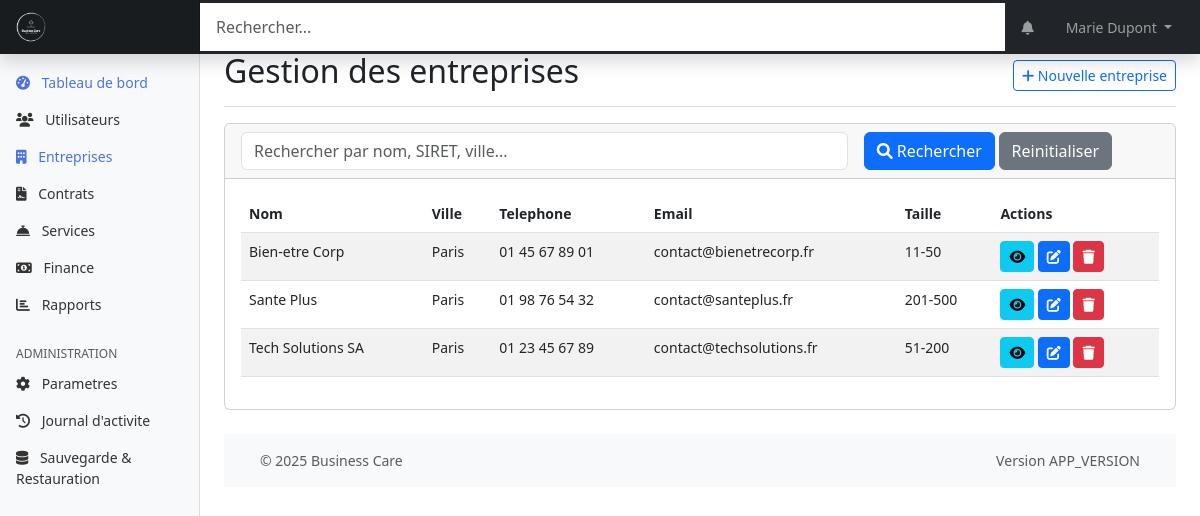
The page /web-admin/modules/companies/index.php (signed in) on the database as committed earlier.
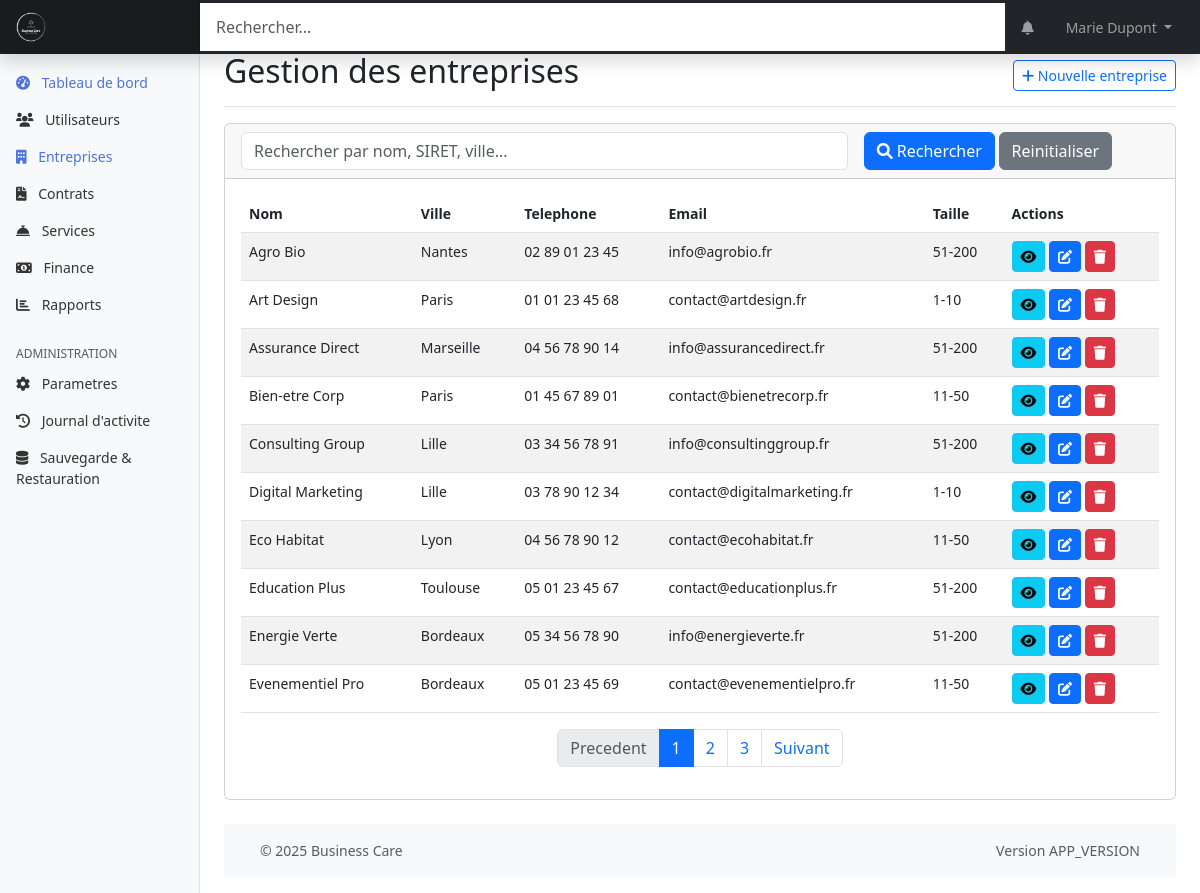
The same page on the database as committed later.
### tables this page shows
CREATE TABLE entreprises (
    id INT PRIMARY KEY AUTO_INCREMENT,
    nom VARCHAR(255) NOT NULL,
    siret VARCHAR(14) UNIQUE,
    adresse TEXT,
    code_postal VARCHAR(10),
    ville VARCHAR(100),
    telephone VARCHAR(20),
    email VARCHAR(255),
    site_web VARCHAR(255),
    logo_url VARCHAR(255),
    taille_entreprise ENUM('1-10', '11-50', '51-200', '201-500', '500+'),
    secteur_activite VARCHAR(100),
    date_creation DATE,
    created_at TIMESTAMP DEFAULT CURRENT_TIMESTAMP,
    updated_at TIMESTAMP DEFAULT CURRENT_TIMESTAMP ON UPDATE CURRENT_TIMESTAMP,
    INDEX idx_siret (siret),
    INDEX idx_ville (ville)
);

### web-admin/modules/companies/index.php (the view, shortened to what the rows shown need)
<?php
$page = isset($_GET['page']) ? (int)$_GET['page'] : 1;
$action = isset($_GET['action']) ? $_GET['action'] : '';
$company = null;
$params = [];
$perPage = 10;
$offset = ($page - 1) * $perPage;
$pdo = getDbConnection();
$sql = "SELECT * FROM entreprises";
$sql .= " ORDER BY nom ASC LIMIT ?, ?";
$params[] = $offset;
$params[] = $perPage;
$stmt = $pdo->prepare($sql);
$stmt->execute($params);
$companies = $stmt->fetchAll(PDO::FETCH_ASSOC);
include_once '../../templates/header.php';
?>
<div class="container-fluid">
    <div class="row">
        <main class="col-md-9 ms-sm-auto col-lg-10 px-md-4">
            <div class="d-flex justify-content-between flex-wrap flex-md-nowrap align-items-center pt-3 pb-2 mb-3 border-bottom">
                <h1 class="h2">Gestion des entreprises</h1>
            </div>
            <?php if ($action === 'add' || $action === 'edit'): ?>
                <div class="card">
                    <div class="card-header">
                        <?php echo $action === 'add' ? 'Ajouter une nouvelle entreprise' : 'Modifier l\'entreprise'; ?>
                    </div>
                    <div class="card-body">
                        <form method="post">
                            <div class="row mb-3">
                                <div class="col-md-6">
                                    <label for="nom" class="form-label">Nom de l'entreprise*</label>
                                    <input type="text" class="form-control" id="nom" name="nom" value="<?php echo isset($company['nom']) ? htmlspecialchars($company['nom']) : ''; ?>" required>
                                </div>
                                <div class="col-md-6">
                                    <label for="siret" class="form-label">SIRET</label>
                                    <input type="text" class="form-control" id="siret" name="siret" value="<?php echo isset($company['siret']) ? htmlspecialchars($company['siret']) : ''; ?>">
                                </div>
                            </div>
                            <div class="row mb-3">
                                <div class="col-md-12">
                                    <label for="adresse" class="form-label">Adresse</label>
                                    <textarea class="form-control" id="adresse" name="adresse" rows="2"><?php echo isset($company['adresse']) ? htmlspecialchars($company['adresse']) : ''; ?></textarea>
                                </div>
                            </div>
                            <div class="row mb-3">
                                <div class="col-md-4">
                                    <label for="code_postal" class="form-label">Code postal</label>
                                    <input type="text" class="form-control" id="code_postal" name="code_postal" value="<?php echo isset($company['code_postal']) ? htmlspecialchars($company['code_postal']) : ''; ?>">
                                </div>
                                <div class="col-md-8">
                                    <label for="ville" class="form-label">Ville</label>
                                    <input type="text" class="form-control" id="ville" name="ville" value="<?php echo isset($company['ville']) ? htmlspecialchars($company['ville']) : ''; ?>">
                                </div>
                            </div>
                            <div class="row mb-3">
                                <div class="col-md-6">
                                    <label for="telephone" class="form-label">Telephone</label>
                                    <input type="tel" class="form-control" id="telephone" name="telephone" value="<?php echo isset($company['telephone']) ? htmlspecialchars($company['telephone']) : ''; ?>">
                                </div>
                                <div class="col-md-6">
                                    <label for="email" class="form-label">Email</label>
                                    <input type="email" class="form-control" id="email" name="email" value="<?php echo isset($company['email']) ? htmlspecialchars($company['email']) : ''; ?>">
                                </div>
                            </div>
                            <div class="row mb-3">
                                <div class="col-md-6">
                                    <label for="site_web" class="form-label">Site web</label>
                                    <input type="url" class="form-control" id="site_web" name="site_web" value="<?php echo isset($company['site_web']) ? htmlspecialchars($company['site_web']) : ''; ?>">
                                </div>
                                <div class="col-md-6">
                                    <label for="date_creation" class="form-label">Date de creation</label>
                                    <input type="date" class="form-control" id="date_creation" name="date_creation" value="<?php echo isset($company['date_creation']) ? htmlspecialchars($company['date_creation']) : ''; ?>">
                                </div>
                            </div>
                            <div class="row mb-3">
                                <div class="col-md-6">
                                    <label for="taille_entreprise" class="form-label">Taille de l'entreprise</label>
                                    <select class="form-select" id="taille_entreprise" name="taille_entreprise">
                                        <option value="">Selectionnez...</option>
                                        <?php
                                        $sizes = ['1-10', '11-50', '51-200', '201-500', '500+'];
                                        foreach ($sizes as $size) {
                                            $selected = (isset($company['taille_entreprise']) && $company['taille_entreprise'] === $size) ? 'selected' : '';
                                            echo "<option value=\"$size\" $selected>$size</option>";
                                        }
                                        ?>
                                    </select>
                                </div>
                                <div class="col-md-6">
                                    <label for="secteur_activite" class="form-label">Secteur d'activite</label>
                                    <input type="text" class="form-control" id="secteur_activite" name="secteur_activite" value="<?php echo isset($company['secteur_activite']) ? htmlspecialchars($company['secteur_activite']) : ''; ?>">
                                </div>
                            </div>
                            <div class="row">
                                <div class="col-12">
                                    <button type="submit" class="btn btn-primary">Enregistrer</button>
                                    <a href="<?php echo APP_URL; ?>/modules/companies/" class="btn btn-secondary">Annuler</a>
                                </div>
                            </div>
                        </form>
                    </div>
                </div>
            <?php else: ?>
                <div class="card mb-4">
                    <div class="card-body">
                        <?php if (count($companies) > 0): ?>
                            <table class="table table-striped table-hover">
                                <thead>
                                    <tr>
                                        <th>Nom</th>
                                        <th>Ville</th>
                                        <th>Telephone</th>
                                        <th>Email</th>
                                        <th>Taille</th>
                                        <th>Actions</th>
                                    </tr>
                                </thead>
                                <tbody>
                                    <?php foreach ($companies as $company): ?>
                                        <tr>
                                            <td><?php echo htmlspecialchars($company['nom']); ?></td>
                                            <td><?php echo htmlspecialchars($company['ville'] ?: '-'); ?></td>
                                            <td><?php echo htmlspecialchars($company['telephone'] ?: '-'); ?></td>
                                            <td><?php echo htmlspecialchars($company['email'] ?: '-'); ?></td>
                                            <td><?php echo htmlspecialchars($company['taille_entreprise'] ?: '-'); ?></td>
                                            <td>
                                                <a href="?action=view&id=<?php echo $company['id']; ?>" class="btn btn-sm btn-info">
                                                    <i class="fas fa-eye"></i>
                                                </a>
                                                <a href="?action=edit&id=<?php echo $company['id']; ?>" class="btn btn-sm btn-primary">
                                                    <i class="fas fa-edit"></i>
                                                </a>
                                                <a href="?action=delete&id=<?php echo $company['id']; ?>" class="btn btn-sm btn-danger" onclick="return confirm('Êtes-vous sûr de vouloir supprimer cette entreprise ?')">
                                                    <i class="fas fa-trash"></i>
                                                </a>
                                            </td>
                                        </tr>
                                    <?php endforeach; ?>
                                </tbody>
                            </table>
                        <?php else: ?>
                            <div class="alert alert-info">
                                Aucune entreprise trouvee. <a href="?action=add" class="alert-link">Ajouter une nouvelle entreprise</a>
                            </div>
                        <?php endif; ?>
                    </div>
                </div>
            <?php endif; ?>
            <?php include_once '../../templates/footer.php'; ?>
        </main>
    </div>
</div>

Rows that differ between the two databases and show on the page:
no longer on this page (row unchanged): entreprises: nom "Sante Plus", ville "Paris", telephone "01 98 76 54 32", email "contact@santeplus.fr", taille_entreprise "201-500"
no longer on this page (row unchanged): entreprises: nom "Tech Solutions SA", ville "Paris", telephone "01 23 45 67 89", email "contact@techsolutions.fr", taille_entreprise "51-200"
added entreprises: nom "Agro Bio", ville "Nantes", telephone "02 89 01 23 45", email "info@agrobio.fr", taille_entreprise "51-200"
added entreprises: nom "Art Design", ville "Paris", telephone "01 01 23 45 68", email "contact@artdesign.fr", taille_entreprise "1-10"
added entreprises: nom "Assurance Direct", ville "Marseille", telephone "04 56 78 90 14", email "info@assurancedirect.fr", taille_entreprise "51-200"
added entreprises: nom "Consulting Group", ville "Lille", telephone "03 34 56 78 91", email "info@consultinggroup.fr", taille_entreprise "51-200"
added entreprises: nom "Digital Marketing", ville "Lille", telephone "03 78 90 12 34", email "contact@digitalmarketing.fr", taille_entreprise "1-10"
added entreprises: nom "Eco Habitat", ville "Lyon", telephone "04 56 78 90 12", email "contact@ecohabitat.fr", taille_entreprise "11-50"
added entreprises: nom "Education Plus", ville "Toulouse", telephone "05 01 23 45 67", email "contact@educationplus.fr", taille_entreprise "51-200"
added entreprises: nom "Energie Verte", ville "Bordeaux", telephone "05 34 56 78 90", email "info@energieverte.fr", taille_entreprise "51-200"
added entreprises: nom "Evenementiel Pro", ville "Bordeaux", telephone "05 01 23 45 69", email "contact@evenementielpro.fr", taille_entreprise "11-50"
Other text that changed with them:
text now shown: "Precedent Suivant"
new list line: "1"
new list line: "2"
new list line: "3"
